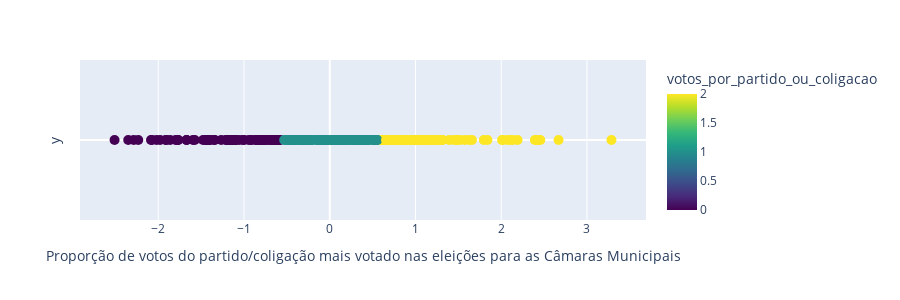

Notebook cell for this chart:
### Code cell
clustered_df = aplicar_kmeans(only_municipalities_df,3,nome_cluster='votos_por_partido_ou_coligacao')
save_clustered_df_to_csv(clustered_df,"csv_files/", "2_Proporção de votos do partido:coligação mais votado nas eleições para as Câmaras Municipais.csv")

### Figure 1 — Plotly figure (JSON) as saved in the notebook; plotly's stock layout.template omitted (floating-point values rounded to 4 significant figures; data arrays with more than 128 entries replaced by an {"elided": "..."} marker saying what was removed)
{"data": [{"customdata": {"elided": "308x3 mixed values"}, "hovertemplate": "valor=%{x}<br>y=%{y}<br>local=%{customdata[0]}<br>codigo=%{customdata[1]}<br>Proporção de votos do partido/coligação mais votado nas eleições para as Câmaras Municipais=%{customdata[2]}<br>votos_por_partido_ou_coligacao=%{marker.color}<extra></extra>", "legendgroup": "", "marker": {"color": {"elided": "308 int values"}, "coloraxis": "coloraxis", "size": 10, "symbol": "circle"}, "mode": "markers", "name": "", "orientation": "v", "showlegend": false, "type": "scatter", "x": {"elided": "308 float values"}, "xaxis": "x", "y": {"elided": "308 int values"}, "yaxis": "y"}], "layout": {"coloraxis": {"colorbar": {"title": {"text": "votos_por_partido_ou_coligacao"}}, "colorscale": [[0, "#440154"], [0.1111, "#482878"], [0.2222, "#3e4989"], [0.3333, "#31688e"], [0.4444, "#26828e"], [0.5556, "#1f9e89"], [0.6667, "#35b779"], [0.7778, "#6ece58"], [0.8889, "#b5de2b"], [1, "#fde725"]]}, "height": 300, "legend": {"tracegroupgap": 0}, "margin": {"t": 60}, "xaxis": {"anchor": "y", "domain": [0, 1], "title": {"text": "Proporção de votos do partido/coligação mais votado nas eleições para as Câmaras Municipais"}}, "yaxis": {"anchor": "x", "domain": [0, 1], "showgrid": false, "showticklabels": false, "title": {"text": "y"}}}}
